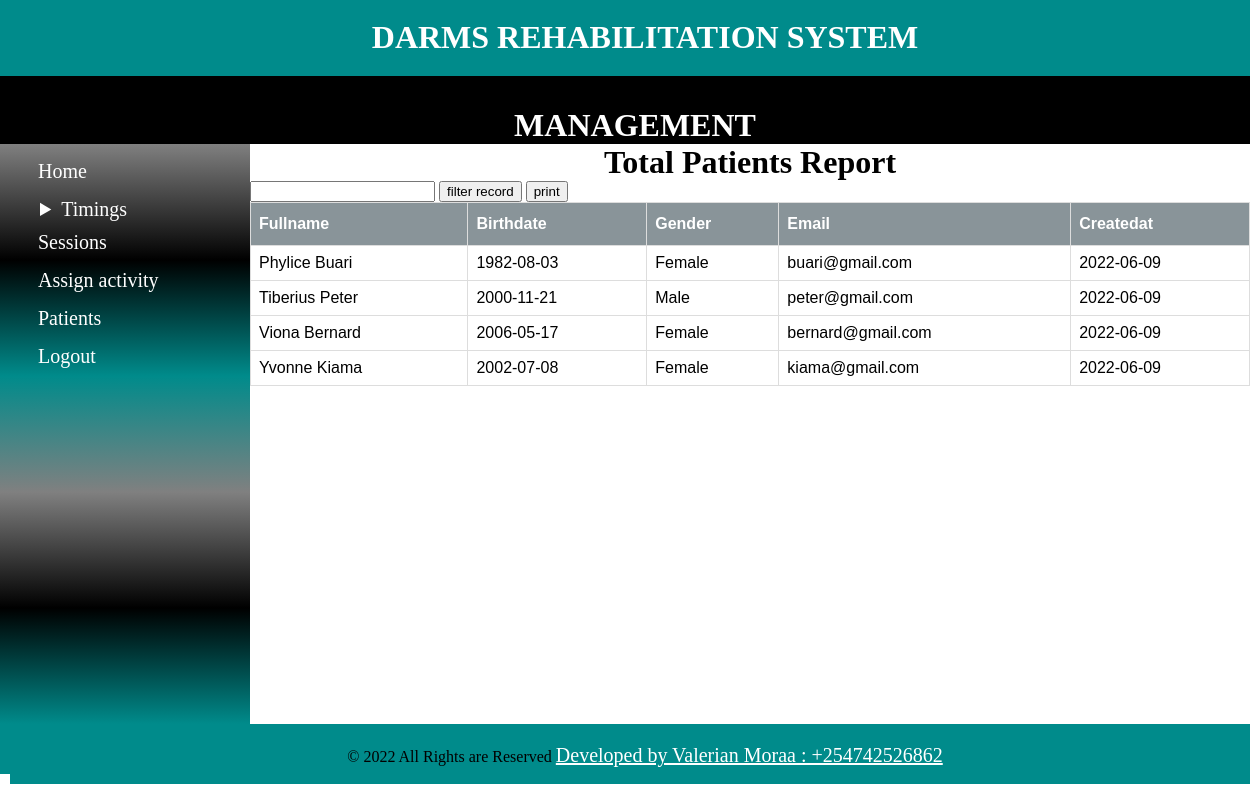
The app's page /therapist/tpatients.php with its own data.
### tables this page shows
CREATE TABLE `patient` (
  `patient_id` int(10) NOT NULL,
  `patient_name` varchar(100) NOT NULL,
  `patient_email` varchar(100) DEFAULT NULL,
  `patient_mobile` varchar(100) DEFAULT NULL,
  `patient_gender` varchar(50) NOT NULL,
  `Date_of_birth` date NOT NULL,
  `guardian` varchar(100) DEFAULT NULL,
  `patient_address` varchar(100) DEFAULT NULL,
  `createdat` date DEFAULT NULL
);

### therapist/tpatients.php (the view, shortened to what this page needs)
<?php include "includes/header.php"; ?>
<?php include "includes/navigation.php"; ?>
<?php include "includes/sidebar.php"; ?>
<div class="article">
    <h1 id="titleoftable">Total Patients Report</h1>
    <form method="post">
        <input type="text" name="search_data" />
        <input type="submit" name="search_detail" value="filter record" />
        <input type="button" onclick="windows.print()" value="print" />
    </form>
    <table id="patients">
        <thead>
            <th>Fullname</th>
            <th>Birthdate</th>
            <th>Gender</th>
            <th>Email</th>
            <th>Createdat</th>
        </thead>
        <tbody>
            <?php
            $db = mysqli_connect('localhost', 'Valerian', '#Valeriephyl254', 'darms');
            $query = "SELECT * FROM patient";
            $select_all_patients = mysqli_query($db, $query);
            while ($row = mysqli_fetch_assoc($select_all_patients)) {
                $fullname = $row['patient_name'];
                $birthdate = $row['Date_of_birth'];
                $gender = $row['patient_gender'];
                $email = $row['patient_email'];
                $createdat = $row['createdat'];
                echo "<tr>";
                echo "<td>{$fullname}</td>";
                echo "<td>{$birthdate}</td>";
                echo "<td>{$gender}</td>";
                echo "<td>{$email}</td>";
                echo "<td>{$createdat}</td>";
                echo "</tr>";
            }
            ?>
        </tbody>
    </table>
</div>
<?php include "includes/footer.php"; ?>

### therapist/includes/header.php (style rules this page uses)
body { border: 0; margin: 0; overflow-x: hidden; }
h1 { text-align: center; }
.article { width: 80%; float: left; height:580px; }

### therapist/tpatients.php (style rules this page uses)
#titleoftable { text-align: center; margin: auto; }
#patients { font-family: Arial, Helvetica, sans-serif; border-collapse: collapse; width: 100%; }
#patients td, #patients th { border: 1px solid #ddd; padding: 8px; }
#patients th { padding-top: 12px; padding-bottom: 12px; text-align: left; background-color: #899499; color: white; }

### records on screen
patient: patient_name "Phylice Buari", Date_of_birth "1982-08-03", patient_gender "Female", patient_email "buari@gmail.com", createdat "2022-06-09"
patient: patient_name "Tiberius Peter", Date_of_birth "2000-11-21", patient_gender "Male", patient_email "peter@gmail.com", createdat "2022-06-09"
patient: patient_name "Viona Bernard", Date_of_birth "2006-05-17", patient_gender "Female", patient_email "bernard@gmail.com", createdat "2022-06-09"
patient: patient_name "Yvonne Kiama", Date_of_birth "2002-07-08", patient_gender "Female", patient_email "kiama@gmail.com", createdat "2022-06-09"
